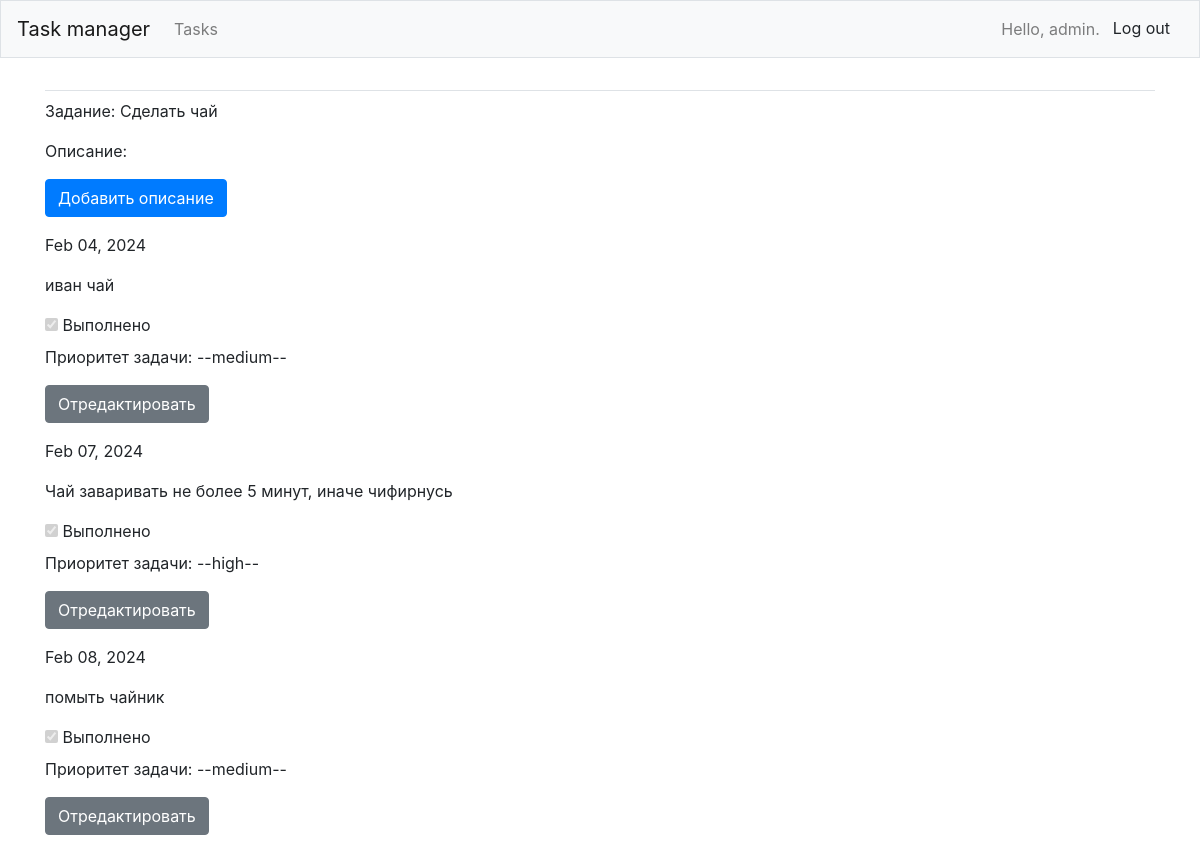
The page /tasks/2/ (signed in) on the database its author committed.
### tasks1/models.py (models this page shows, shortened)
class TodoList(models.Model):
    task_name = models.CharField(max_length=200)
    owner = models.ForeignKey(User, on_delete=models.CASCADE)
    def __str__(self):
        return self.task_name

class Entry(models.Model):
    task = models.ForeignKey(TodoList, on_delete=models.CASCADE)
    description = models.TextField()
    deadline = models.DateField(auto_now_add=False)
    status = models.BooleanField(default=False)
    priority = models.CharField(max_length=10, choices=(("high", "High"), ("medium", "Medium"), ("low", "Low")))
    class Meta:
        verbose_name_plural = 'entries'

### tasks1/views.py (the view)
# urls.py: path('tasks/<int:task_id>/', views.task, name='task'),
@login_required
def task(request, task_id):
    task = TodoList.objects.get(id=task_id)
    if task.owner != request.user:
        raise Http404
    entries = task.entry_set.order_by('deadline')
    context = {'task': task, 'entries': entries}
    return render(request, 'tasks1/task.html', context)

### tasks1/templates/tasks1/task.html
{% extends 'tasks1/base.html' %}
{% block content %}
    <div class="row">
        <div class="col-md-8">
            <p>Задание: {{ task }}</p>
            <p>Описание:</p>
            <p>
                <a href="{% url 'tasks1:new_entry' task.id %}" class="btn btn-primary">Добавить описание</a>
            </p>
            <ul class="list-unstyled">
                {% for entry in entries %}
                    <li>
                        <p>{{ entry.deadline|date:'M d, Y' }}</p>
                        <p>{{ entry.description|linebreaks }}</p>
                        {% if entry.status %}
                            <input type="checkbox" disabled checked /> <label>Выполнено</label>
                        {% else %}
                            <input type="checkbox" disabled /> <label>Не выполнено</label>
                        {% endif %}
                        <p>Приоритет задачи: --{{ entry.priority }}--</p>
                        <p>
                            <a href="{% url 'tasks1:edit_entry' entry.id %}" class="btn btn-secondary">Отредактировать</a>
                        </p>
                    </li>
                {% empty %}
                    <li>Тут пусто</li>
                {% endfor %}
            </ul>
        </div>
    </div>
{% endblock content %}

### tasks1/templates/tasks1/base.html (shortened to what this page needs)
{% load bootstrap4 %}
<!DOCTYPE html>
<html lang="en">
<head>
    {% bootstrap_css %}
</head>
<body>
<nav class="navbar navbar-expand-md navbar-light bg-light mb-4 border">
    <a class="navbar-brand" href="{% url 'tasks1:index' %}">
        Task manager
    </a>
    <div class="collapse navbar-collapse" id="navbarCollapse">
        <ul class="navbar-nav mr-auto">
            <li class="nav-item">
                <a class="nav-link" href="{% url 'tasks1:tasks' %}">
                    Tasks
                </a>
            </li>
        </ul>
        <ul class="navbar-nav ml-auto">
            {% if user.is_authenticated %}
                <li class="nav-item">
                    <span class="navbar-text">Hello, {{ user.username }}.</span>
                </li>
                <li class="nav-item">
                    <form action="{% url 'users:logout' %}" method="post">
                        <button type="submit" class="btn btn-light">Log out</button>
                    </form>
                </li>
            {% endif %}
        </ul>
    </div>
</nav>
<main role="main" class="container">
    <div class="pb-2 mb-2 border-bottom">
    </div>
    <div>
        {% block content %}{% endblock content %}
    </div>
</main>
</body>
</html>

### rows shown on the page
TodoList: task_name "Сделать чай"
Entry: deadline "Feb 04, 2024", description "иван чай", priority "medium"
Entry: deadline "Feb 07, 2024", description "Чай заваривать не более 5 минут, иначе чифирнусь", priority "high"
Entry: deadline "Feb 08, 2024", description "помыть чайник", priority "medium"

### other values the page prints
{{ user.username }} "admin"
